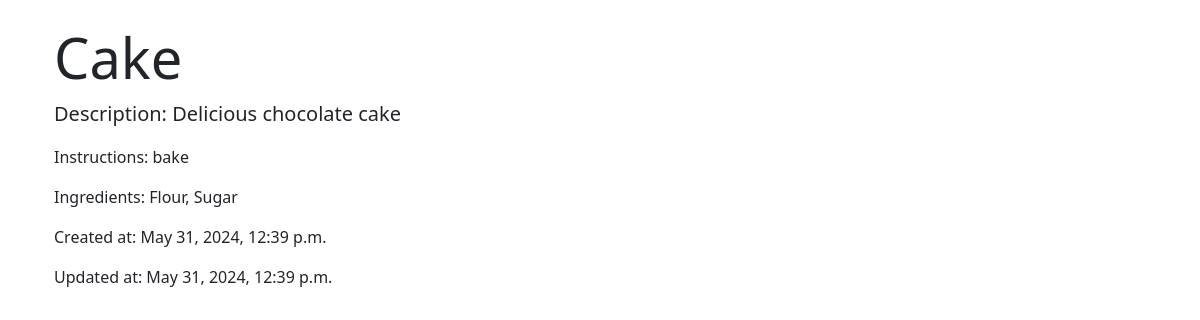
Page /recipe/1/ on the committed database.
### recipe/models.py (models this page shows, shortened)
class Recipe(models.Model):
    title = models.CharField(max_length=255)
    description = models.TextField()
    instructions = models.TextField()
    ingredients = models.TextField()
    created_at = models.DateTimeField(auto_now_add=True)
    updated_at = models.DateTimeField(auto_now=True)
    category = models.ForeignKey(Category, on_delete=models.CASCADE, related_name='categories')

### recipe/views.py (the view)
# urls.py: path('recipe/<int:recipe_id>/', views.recipe_detail, name='recipe_detail'),
def recipe_detail(request, recipe_id):
    recipe = get_object_or_404(Recipe, id=recipe_id)
    return render(request, 'recipe_detail.html', {'recipe': recipe})

### recipe/templates/recipe_detail.html
{% extends 'base.html' %}
{% block content %}
  <div class="container">
    <h1 class="display-4">{{ recipe.title }}</h1>
    <p class="lead">Description: {{ recipe.description }}</p>
    <p>Instructions: {{ recipe.instructions }}</p>
    <p>Ingredients: {{ recipe.ingredients }}</p>
    <p>Created at: {{ recipe.created_at }}</p>
    <p>Updated at: {{ recipe.updated_at }}</p>
  </div>
{% endblock %}

### rows in the picture
Recipe: title "Cake", description "Delicious chocolate cake", instructions "bake", ingredients "Flour, Sugar", created_at "May 31, 2024, 12:39 p.m.", updated_at "May 31, 2024, 12:39 p.m."
